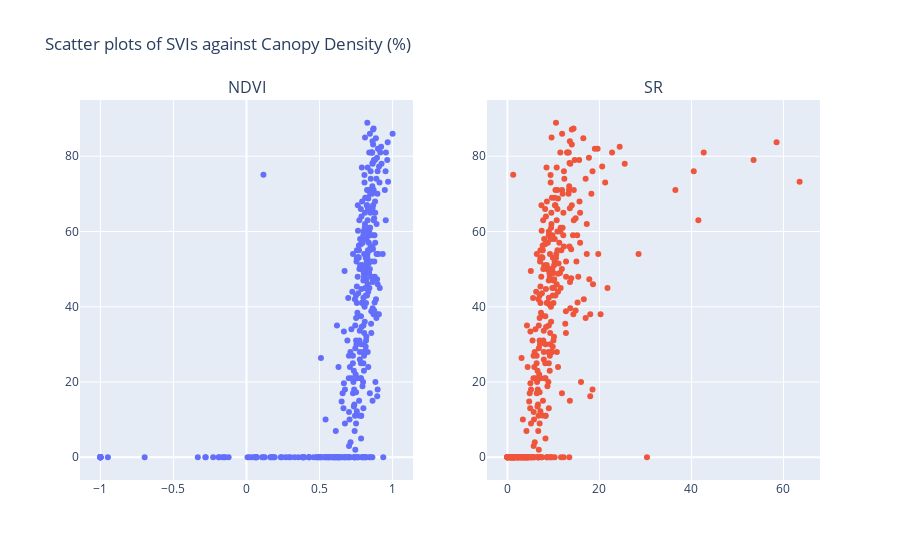

Write notebook code for a chart like this one.
### Code cell
# plot SVI values against Canopy Density (%)
fig = make_subplots(rows=1, cols=2,
                    subplot_titles=('NDVI','SR'))
fig.add_trace(
    go.Scatter(x=point_data['NDVI'], y=point_data['canopy density (%)'], mode='markers'),
    row=1, col=1
)
fig.add_trace(
    go.Scatter(x=point_data['SR'], y=point_data['canopy density (%)'], mode='markers'),
    row=1, acol=2
)
fig.update_layout(title_text="Scatter plots of SVIs against Canopy Density (%)",
                  showlegend=False
)

py.iplot(fig)

### Figure 1 — Plotly figure (JSON) as saved in the notebook; plotly's stock layout.template omitted (floating-point values rounded to 4 significant figures; data arrays with more than 128 entries replaced by an {"elided": "..."} marker saying what was removed)
{"data": [{"mode": "markers", "type": "scatter", "x": {"elided": "372 float values"}, "xaxis": "x", "y": {"elided": "372 float values"}, "yaxis": "y"}, {"mode": "markers", "type": "scatter", "x": {"elided": "372 float values"}, "xaxis": "x2", "y": {"elided": "372 float values"}, "yaxis": "y2"}], "layout": {"annotations": [{"font": {"size": 16}, "showarrow": false, "text": "NDVI", "x": 0.225, "xanchor": "center", "xref": "paper", "y": 1, "yanchor": "bottom", "yref": "paper"}, {"font": {"size": 16}, "showarrow": false, "text": "SR", "x": 0.775, "xanchor": "center", "xref": "paper", "y": 1, "yanchor": "bottom", "yref": "paper"}], "showlegend": false, "title": {"text": "Scatter plots of SVIs against Canopy Density (%)"}, "xaxis": {"anchor": "y", "domain": [0, 0.45]}, "xaxis2": {"anchor": "y2", "domain": [0.55, 1]}, "yaxis": {"anchor": "x", "domain": [0, 1]}, "yaxis2": {"anchor": "x2", "domain": [0, 1]}}}
